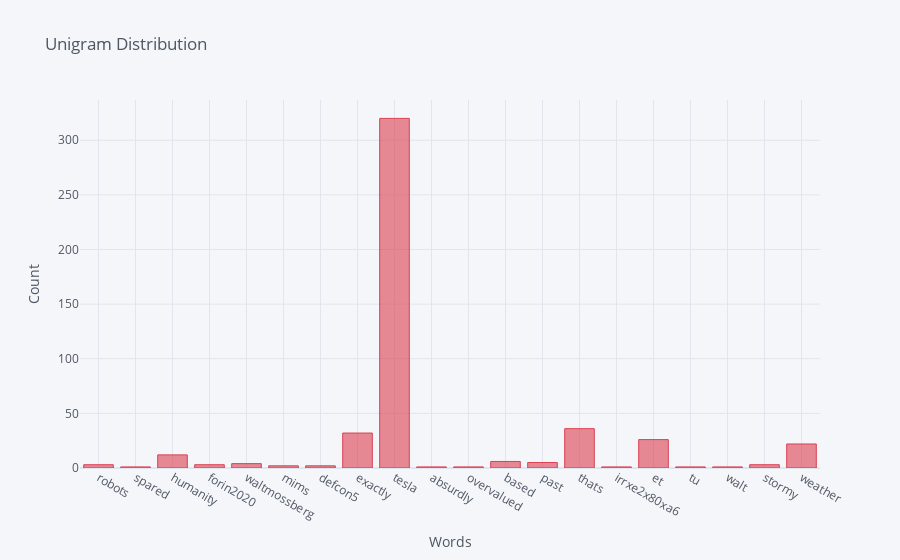

Notebook code cell kept with this figure:
### Code cell
uni_gram_df.iplot(kind='bar', xTitle='Words', yTitle='Count', title='Unigram Distribution', colors='red')

### Figure 1 — Plotly figure (JSON) as saved in the notebook; plotly's stock layout.template omitted (floating-point values rounded to 4 significant figures)
{"data": [{"marker": {"color": "rgba(219, 64, 82, 0.6)", "line": {"color": "rgba(219, 64, 82, 1.0)", "width": 1}}, "name": "Frequency", "orientation": "v", "text": "", "type": "bar", "x": ["robots", "spared", "humanity", "forin2020", "waltmossberg", "mims", "defcon5", "exactly", "tesla", "absurdly", "overvalued", "based", "past", "thats", "irrxe2x80xa6", "et", "tu", "walt", "stormy", "weather"], "y": [3, 1, 12, 3, 4, 2, 2, 32, 320, 1, 1, 6, 5, 36, 1, 26, 1, 1, 3, 22]}], "layout": {"legend": {"bgcolor": "#F5F6F9", "font": {"color": "#4D5663"}}, "paper_bgcolor": "#F5F6F9", "plot_bgcolor": "#F5F6F9", "title": {"font": {"color": "#4D5663"}, "text": "Unigram Distribution"}, "xaxis": {"gridcolor": "#E1E5ED", "showgrid": true, "tickfont": {"color": "#4D5663"}, "title": {"font": {"color": "#4D5663"}, "text": "Words"}, "zerolinecolor": "#E1E5ED"}, "yaxis": {"gridcolor": "#E1E5ED", "showgrid": true, "tickfont": {"color": "#4D5663"}, "title": {"font": {"color": "#4D5663"}, "text": "Count"}, "zerolinecolor": "#E1E5ED"}}}
